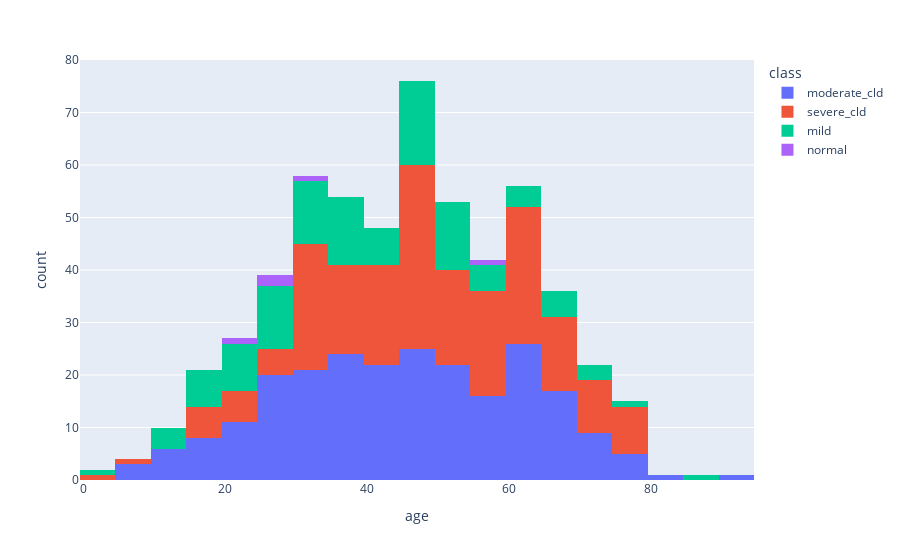
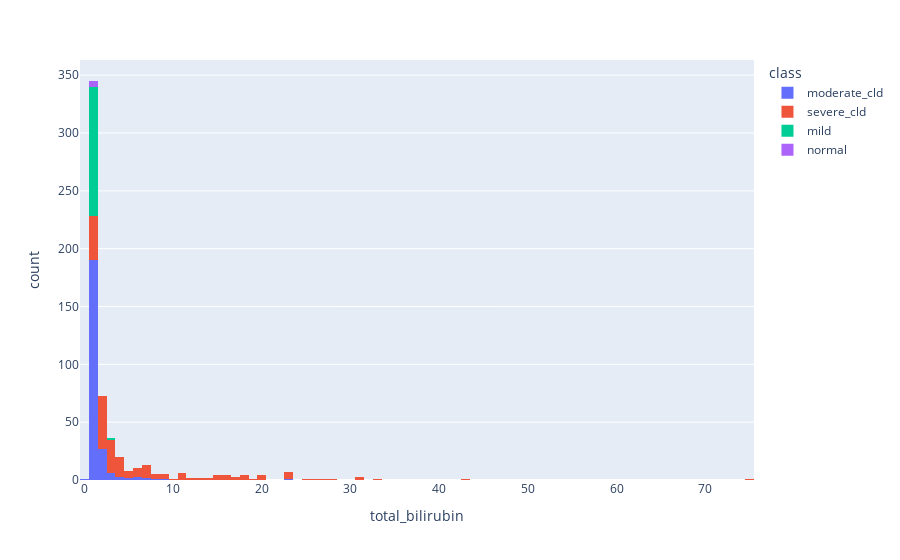
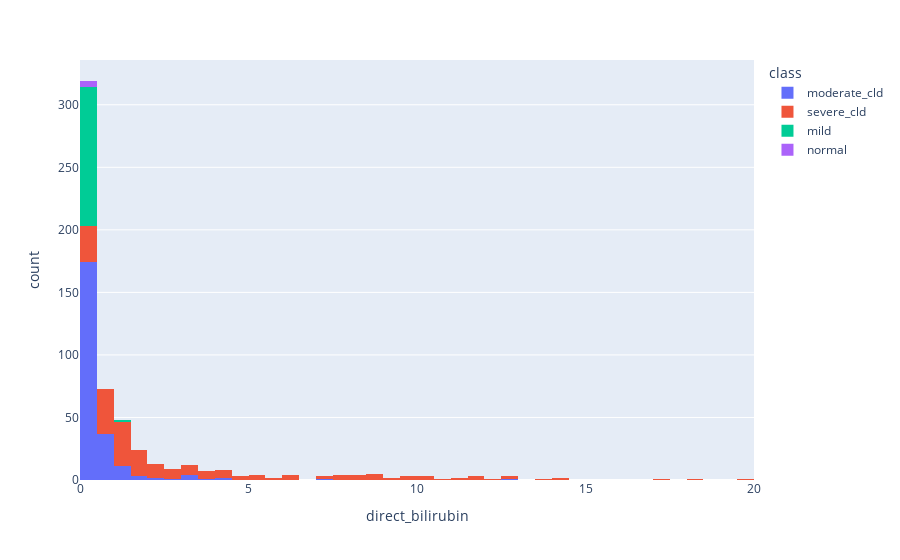
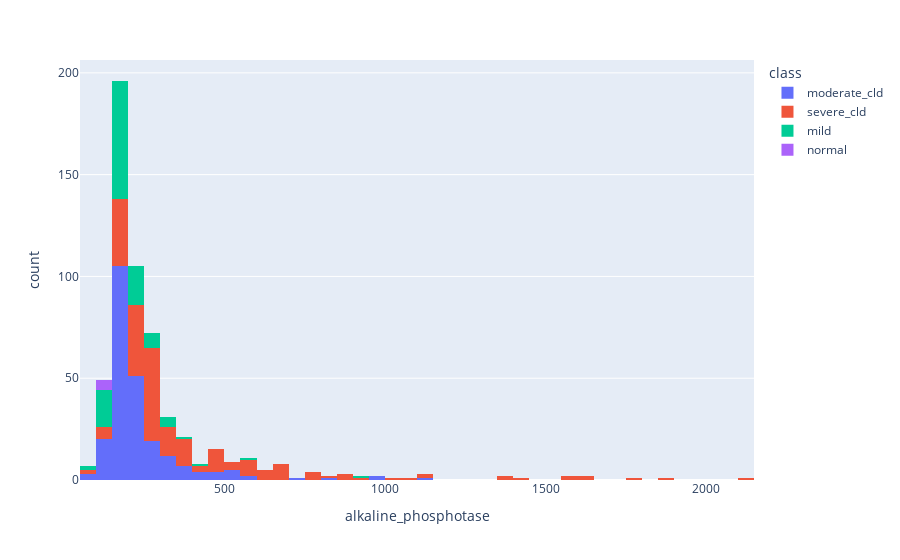

Source (notebook cell) for these figures, in order:
### Code cell
# Numerical columns histogram based on target vaariable we can see the noise in the dataset
for i in num_col.columns:
    px.histogram(df,x=i,color='class').show()

### Figure 1 — Plotly figure (JSON) as saved in the notebook; plotly's stock layout.template omitted (floating-point values rounded to 4 significant figures; data arrays with more than 128 entries replaced by an {"elided": "..."} marker saying what was removed)
{"data": [{"bingroup": "x", "hovertemplate": "class=moderate_cld<br>age=%{x}<br>count=%{y}<extra></extra>", "legendgroup": "moderate_cld", "marker": {"color": "#636efa", "pattern": {"shape": ""}}, "name": "moderate_cld", "orientation": "v", "showlegend": true, "type": "histogram", "x": {"elided": "237 int values"}, "xaxis": "x", "yaxis": "y"}, {"bingroup": "x", "hovertemplate": "class=severe_cld<br>age=%{x}<br>count=%{y}<extra></extra>", "legendgroup": "severe_cld", "marker": {"color": "#EF553B", "pattern": {"shape": ""}}, "name": "severe_cld", "orientation": "v", "showlegend": true, "type": "histogram", "x": {"elided": "211 int values"}, "xaxis": "x", "yaxis": "y"}, {"bingroup": "x", "hovertemplate": "class=mild<br>age=%{x}<br>count=%{y}<extra></extra>", "legendgroup": "mild", "marker": {"color": "#00cc96", "pattern": {"shape": ""}}, "name": "mild", "orientation": "v", "showlegend": true, "type": "histogram", "x": [26, 29, 17, 63, 17, 85, 32, 33, 31, 66, 52, 32, 17, 28, 18, 50, 60, 52, 50, 31, 31, 38, 21, 55, 37, 47, 47, 50, 26, 68, 46, 40, 35, 35, 48, 29, 28, 65, 38, 50, 36, 18, 4, 43, 35, 48, 58, 50, 34, 45, 60, 74, 25, 31, 24, 58, 50, 55, 45, 51, 30, 22, 35, 14, 30, 21, 13, 13, 35, 37, 46, 49, 48, 24, 16, 42, 58, 48, 33, 72, 50, 38, 51, 46, 72, 75, 45, 66, 65, 22, 31, 11, 41, 17, 42, 49, 48, 28, 21, 28, 38, 25, 42, 60, 24, 28, 46, 29, 53, 22, 50, 40, 38], "xaxis": "x", "yaxis": "y"}, {"bingroup": "x", "hovertemplate": "class=normal<br>age=%{x}<br>count=%{y}<extra></extra>", "legendgroup": "normal", "marker": {"color": "#ab63fa", "pattern": {"shape": ""}}, "name": "normal", "orientation": "v", "showlegend": true, "type": "histogram", "x": [21, 26, 33, 25, 56], "xaxis": "x", "yaxis": "y"}], "layout": {"barmode": "relative", "legend": {"title": {"text": "class"}, "tracegroupgap": 0}, "margin": {"t": 60}, "xaxis": {"anchor": "y", "domain": [0, 1], "title": {"text": "age"}}, "yaxis": {"anchor": "x", "domain": [0, 1], "title": {"text": "count"}}}}

### Figure 2 — Plotly figure (JSON) as saved in the notebook; plotly's stock layout.template omitted (floating-point values rounded to 4 significant figures; data arrays with more than 128 entries replaced by an {"elided": "..."} marker saying what was removed)
{"data": [{"bingroup": "x", "hovertemplate": "class=moderate_cld<br>total_bilirubin=%{x}<br>count=%{y}<extra></extra>", "legendgroup": "moderate_cld", "marker": {"color": "#636efa", "pattern": {"shape": ""}}, "name": "moderate_cld", "orientation": "v", "showlegend": true, "type": "histogram", "x": {"elided": "237 float values"}, "xaxis": "x", "yaxis": "y"}, {"bingroup": "x", "hovertemplate": "class=severe_cld<br>total_bilirubin=%{x}<br>count=%{y}<extra></extra>", "legendgroup": "severe_cld", "marker": {"color": "#EF553B", "pattern": {"shape": ""}}, "name": "severe_cld", "orientation": "v", "showlegend": true, "type": "histogram", "x": {"elided": "211 float values"}, "xaxis": "x", "yaxis": "y"}, {"bingroup": "x", "hovertemplate": "class=mild<br>total_bilirubin=%{x}<br>count=%{y}<extra></extra>", "legendgroup": "mild", "marker": {"color": "#00cc96", "pattern": {"shape": ""}}, "name": "mild", "orientation": "v", "showlegend": true, "type": "histogram", "x": [0.9, 0.9, 0.9, 0.9, 0.7, 1.0, 0.6, 0.8, 0.8, 0.7, 0.6, 0.6, 0.9, 0.6, 0.8, 0.9, 0.8, 0.6, 1.2, 0.6, 0.8, 0.8, 0.7, 0.9, 0.8, 0.9, 0.9, 1.1, 0.6, 0.7, 0.6, 0.9, 0.9, 0.9, 0.7, 0.8, 0.9, 1.1, 0.7, 0.9, 0.8, 0.8, 0.9, 0.9, 0.9, 1.0, 0.8, 0.7, 0.8, 1.0, 0.7, 0.9, 0.9, 1.1, 0.9, 0.8, 0.7, 0.8, 0.8, 0.8, 0.8, 0.9, 0.7, 0.9, 0.7, 0.7, 0.7, 0.7, 0.8, 0.8, 0.6, 0.8, 0.8, 0.7, 0.7, 0.8, 0.8, 0.7, 0.7, 0.7, 0.8, 2.7, 0.8, 0.8, 0.6, 0.9, 0.8, 0.7, 0.7, 0.8, 0.8, 0.7, 0.9, 0.5, 0.8, 0.8, 0.8, 0.6, 0.6, 0.8, 0.7, 0.8, 1.0, 0.7, 1.0, 0.9, 0.8, 0.8, 0.9, 1.1, 1.0, 0.6, 1.0], "xaxis": "x", "yaxis": "y"}, {"bingroup": "x", "hovertemplate": "class=normal<br>total_bilirubin=%{x}<br>count=%{y}<extra></extra>", "legendgroup": "normal", "marker": {"color": "#ab63fa", "pattern": {"shape": ""}}, "name": "normal", "orientation": "v", "showlegend": true, "type": "histogram", "x": [1.0, 0.7, 0.8, 0.7, 0.7], "xaxis": "x", "yaxis": "y"}], "layout": {"barmode": "relative", "legend": {"title": {"text": "class"}, "tracegroupgap": 0}, "margin": {"t": 60}, "xaxis": {"anchor": "y", "domain": [0, 1], "title": {"text": "total_bilirubin"}}, "yaxis": {"anchor": "x", "domain": [0, 1], "title": {"text": "count"}}}}

### Figure 3 — Plotly figure (JSON) as saved in the notebook; plotly's stock layout.template omitted (floating-point values rounded to 4 significant figures; data arrays with more than 128 entries replaced by an {"elided": "..."} marker saying what was removed)
{"data": [{"bingroup": "x", "hovertemplate": "class=moderate_cld<br>direct_bilirubin=%{x}<br>count=%{y}<extra></extra>", "legendgroup": "moderate_cld", "marker": {"color": "#636efa", "pattern": {"shape": ""}}, "name": "moderate_cld", "orientation": "v", "showlegend": true, "type": "histogram", "x": {"elided": "237 float values"}, "xaxis": "x", "yaxis": "y"}, {"bingroup": "x", "hovertemplate": "class=severe_cld<br>direct_bilirubin=%{x}<br>count=%{y}<extra></extra>", "legendgroup": "severe_cld", "marker": {"color": "#EF553B", "pattern": {"shape": ""}}, "name": "severe_cld", "orientation": "v", "showlegend": true, "type": "histogram", "x": {"elided": "211 float values"}, "xaxis": "x", "yaxis": "y"}, {"bingroup": "x", "hovertemplate": "class=mild<br>direct_bilirubin=%{x}<br>count=%{y}<extra></extra>", "legendgroup": "mild", "marker": {"color": "#00cc96", "pattern": {"shape": ""}}, "name": "mild", "orientation": "v", "showlegend": true, "type": "histogram", "x": [0.2, 0.3, 0.3, 0.2, 0.2, 0.3, 0.1, 0.2, 0.2, 0.2, 0.1, 0.1, 0.2, 0.1, 0.2, 0.2, 0.2, 0.1, 0.4, 0.1, 0.2, 0.2, 0.2, 0.2, 0.2, 0.2, 0.2, 0.3, 0.2, 0.2, 0.2, 0.2, 0.3, 0.2, 0.2, 0.2, 0.2, 0.3, 0.1, 0.3, 0.2, 0.2, 0.2, 0.3, 0.2, 1.4, 0.2, 0.2, 0.2, 0.3, 0.2, 0.3, 0.3, 0.3, 0.2, 0.2, 0.2, 0.2, 0.2, 0.2, 0.2, 0.3, 0.2, 0.3, 0.2, 0.2, 0.2, 0.1, 0.2, 0.2, 0.2, 0.2, 0.2, 0.2, 0.2, 0.2, 0.2, 0.2, 0.1, 0.2, 0.2, 1.4, 0.2, 0.2, 0.1, 0.2, 0.2, 0.2, 0.2, 0.2, 0.2, 0.1, 0.2, 0.1, 0.2, 0.2, 0.2, 0.2, 0.1, 0.2, 0.2, 0.1, 0.3, 0.2, 0.2, 0.2, 0.2, 0.2, 0.2, 0.3, 0.3, 0.1, 0.3], "xaxis": "x", "yaxis": "y"}, {"bingroup": "x", "hovertemplate": "class=normal<br>direct_bilirubin=%{x}<br>count=%{y}<extra></extra>", "legendgroup": "normal", "marker": {"color": "#ab63fa", "pattern": {"shape": ""}}, "name": "normal", "orientation": "v", "showlegend": true, "type": "histogram", "x": [0.3, 0.2, 0.2, 0.1, 0.1], "xaxis": "x", "yaxis": "y"}], "layout": {"barmode": "relative", "legend": {"title": {"text": "class"}, "tracegroupgap": 0}, "margin": {"t": 60}, "xaxis": {"anchor": "y", "domain": [0, 1], "title": {"text": "direct_bilirubin"}}, "yaxis": {"anchor": "x", "domain": [0, 1], "title": {"text": "count"}}}}

### Figure 4 — Plotly figure (JSON) as saved in the notebook; plotly's stock layout.template omitted (floating-point values rounded to 4 significant figures; data arrays with more than 128 entries replaced by an {"elided": "..."} marker saying what was removed)
{"data": [{"bingroup": "x", "hovertemplate": "class=moderate_cld<br>alkaline_phosphotase=%{x}<br>count=%{y}<extra></extra>", "legendgroup": "moderate_cld", "marker": {"color": "#636efa", "pattern": {"shape": ""}}, "name": "moderate_cld", "orientation": "v", "showlegend": true, "type": "histogram", "x": {"elided": "237 int values"}, "xaxis": "x", "yaxis": "y"}, {"bingroup": "x", "hovertemplate": "class=severe_cld<br>alkaline_phosphotase=%{x}<br>count=%{y}<extra></extra>", "legendgroup": "severe_cld", "marker": {"color": "#EF553B", "pattern": {"shape": ""}}, "name": "severe_cld", "orientation": "v", "showlegend": true, "type": "histogram", "x": {"elided": "211 int values"}, "xaxis": "x", "yaxis": "y"}, {"bingroup": "x", "hovertemplate": "class=mild<br>alkaline_phosphotase=%{x}<br>count=%{y}<extra></extra>", "legendgroup": "mild", "marker": {"color": "#00cc96", "pattern": {"shape": ""}}, "name": "mild", "orientation": "v", "showlegend": true, "type": "histogram", "x": [154, 202, 202, 194, 145, 208, 176, 198, 158, 239, 171, 237, 224, 177, 199, 202, 286, 178, 282, 175, 198, 145, 135, 116, 125, 192, 265, 175, 120, 186, 290, 285, 158, 190, 165, 205, 316, 258, 152, 901, 182, 228, 348, 140, 190, 144, 123, 192, 192, 250, 174, 234, 159, 190, 195, 180, 206, 155, 165, 175, 158, 179, 198, 310, 63, 211, 350, 182, 198, 195, 115, 158, 150, 218, 418, 182, 130, 326, 168, 185, 152, 105, 160, 160, 102, 162, 140, 162, 199, 198, 215, 592, 201, 206, 168, 198, 142, 159, 186, 309, 110, 130, 154, 171, 189, 215, 185, 156, 210, 138, 191, 98, 216], "xaxis": "x", "yaxis": "y"}, {"bingroup": "x", "hovertemplate": "class=normal<br>alkaline_phosphotase=%{x}<br>count=%{y}<extra></extra>", "legendgroup": "normal", "marker": {"color": "#ab63fa", "pattern": {"shape": ""}}, "name": "normal", "orientation": "v", "showlegend": true, "type": "histogram", "x": [142, 144, 135, 140, 145], "xaxis": "x", "yaxis": "y"}], "layout": {"barmode": "relative", "legend": {"title": {"text": "class"}, "tracegroupgap": 0}, "margin": {"t": 60}, "xaxis": {"anchor": "y", "domain": [0, 1], "title": {"text": "alkaline_phosphotase"}}, "yaxis": {"anchor": "x", "domain": [0, 1], "title": {"text": "count"}}}}
